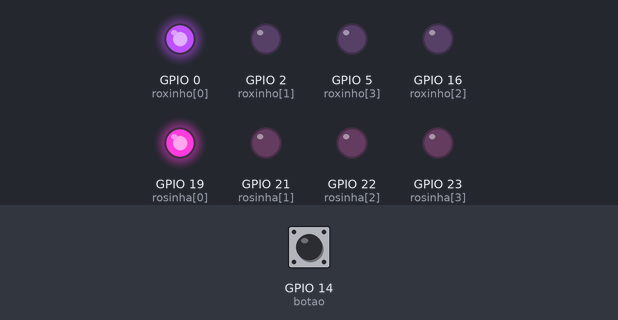
A sketch run on a simulated ESP32. Parts: output pins drawn as LEDs (lit = HIGH). Inputs (shaded band) come from the test bench; at power-on: GPIO 14 (botao) HIGH.

Above: at 0.12 s.
At 0.87 s:
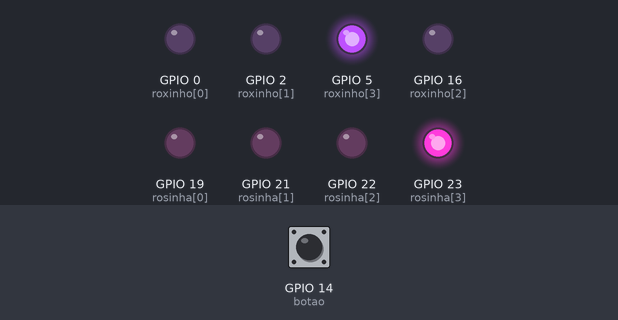
At 1.37 s:
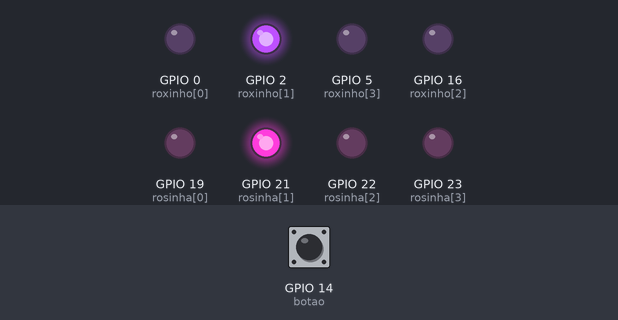
At 2.62 s:
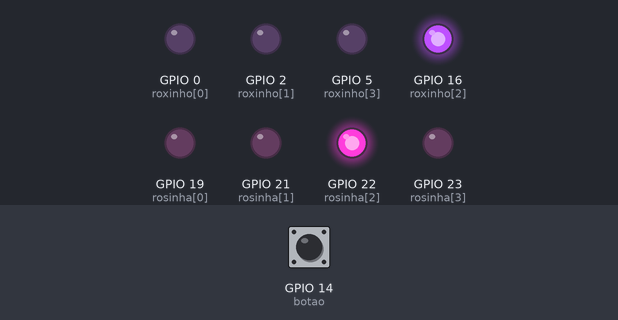
Timing chart, 0 to 3.0 s (numbered marks = the images above):
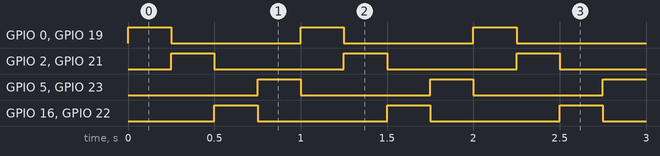

The sketch:

sketch.ino
```cpp
#define leds 4
#define botao 14

int roxinho [leds] = {0, 2, 16, 5};
int rosinha [leds] = {19, 21, 22, 23};

void setup() {
  for (int i = 0; i < leds; i++){
    pinMode(roxinho[i], OUTPUT);
    pinMode(rosinha[i], OUTPUT);
    }
    pinMode(botao, INPUT_PULLUP);
}

void loop() {
  while(digitalRead(botao) == HIGH){
    for (int i = 0; i < leds; i++){
      digitalWrite(roxinho[i], HIGH);
      digitalWrite(rosinha[i], HIGH);
      delay(250);
      digitalWrite(roxinho[i], LOW);
      digitalWrite(rosinha[i], LOW);
    }
}
  for (int i = 0; i < leds; i++){
    digitalWrite(roxinho[i], HIGH);
    digitalWrite(rosinha[i], HIGH);
    delay(250);
    digitalWrite(roxinho[i], LOW);
    digitalWrite(rosinha[i], LOW);
  }
  }
```

Measured:
- by itself, GPIO 0 (roxinho[0]), GPIO 2 (roxinho[1]), GPIO 5 (roxinho[3]), GPIO 16 (roxinho[2]), GPIO 19 (rosinha[0]), GPIO 21 (rosinha[1]), GPIO 22 (rosinha[2]), GPIO 23 (rosinha[3]): alternates HIGH for 0.25 s and LOW for 0.75 s
- by itself, everything shown: repeats every 1.0 s, in 4 steps
